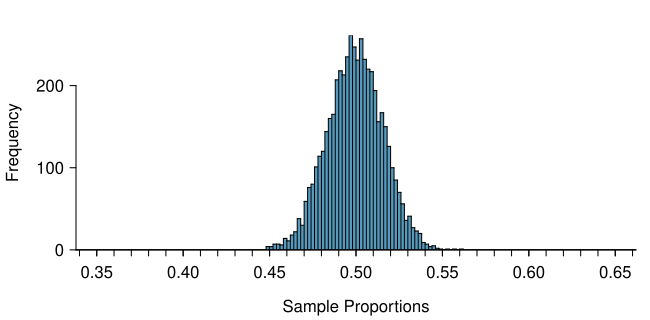

The R source for this figure:
set.seed(3)
library(openintro)
data(COL)

n.sim <- 5000
samp.size <- 1000
prop <- 0.5

samples <- matrix(sample(0:1, n.sim * samp.size, TRUE, c(1 - prop, prop)), n.sim)
results <- apply(samples, 1, mean)
mean(results)
sd(results)

myPDF('sampling_5k_prop_50p.pdf', 6.5, 3.2,
    mar = c(3.5, 3.8, 1.8, 0.7),
    mgp = c(2.3, 0.6, 0),
    yaxs = "i")
histPlot(results,
    col = COL[1], breaks = 50,
    xlab = "Sample Proportions",
    ylab = "",
    axes = FALSE,
    xlim = c(0.35, 0.65))
at <- seq(0, 1, 0.02)
axis(1, at = seq(0, 1, 0.01), labels = rep("", 101))
axis(1, at = seq(0, 1, 0.05))
# axis(1, at = at)
# axis(2, at = seq(0, 1200, 100), label = rep("", 13))
axis(2, at = seq(0, 200, 100))
par(las = 0)
mtext("Frequency", 2, 2.7)
dev.off()
